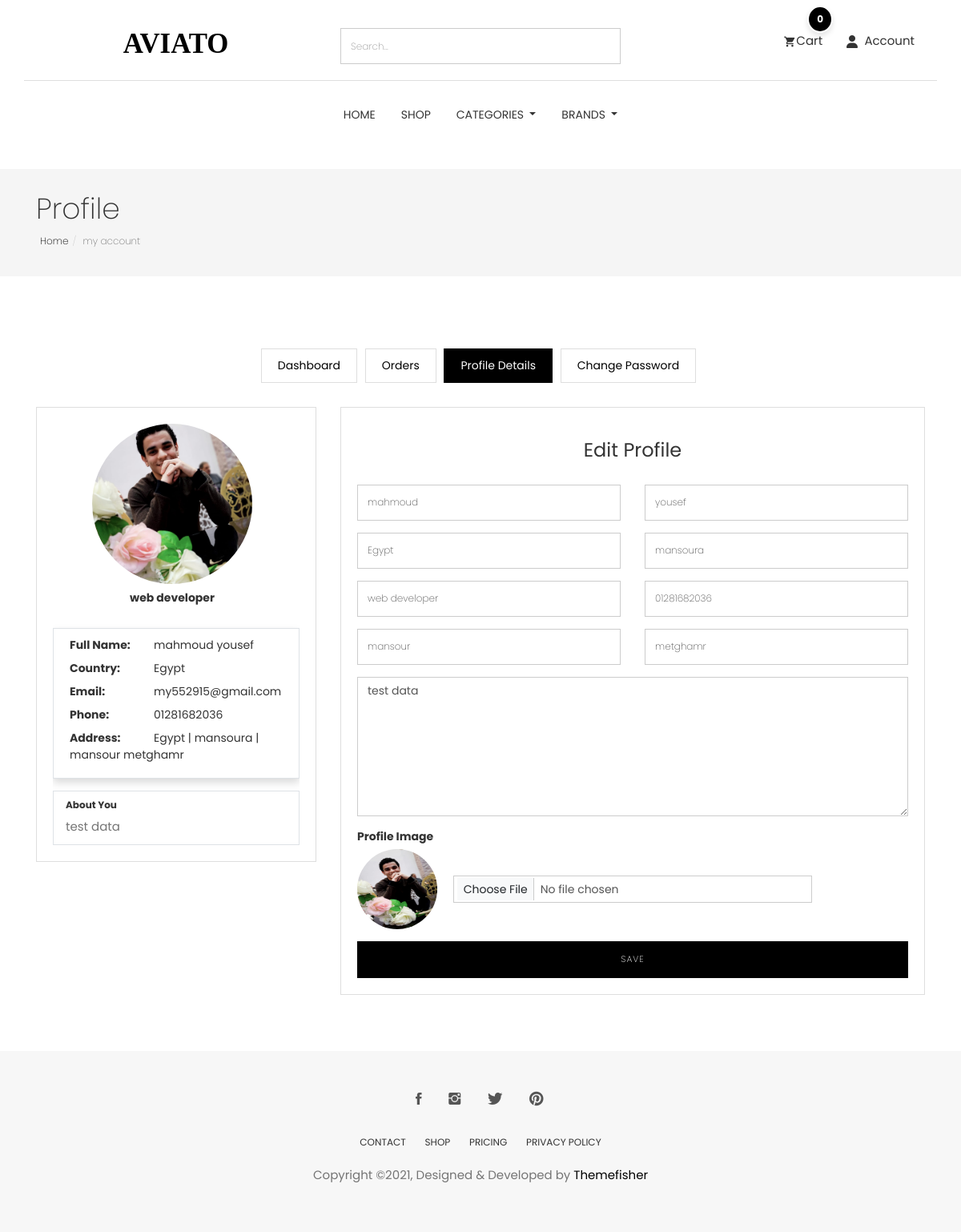
The app's page /accounts/profile/ (signed in), older data.
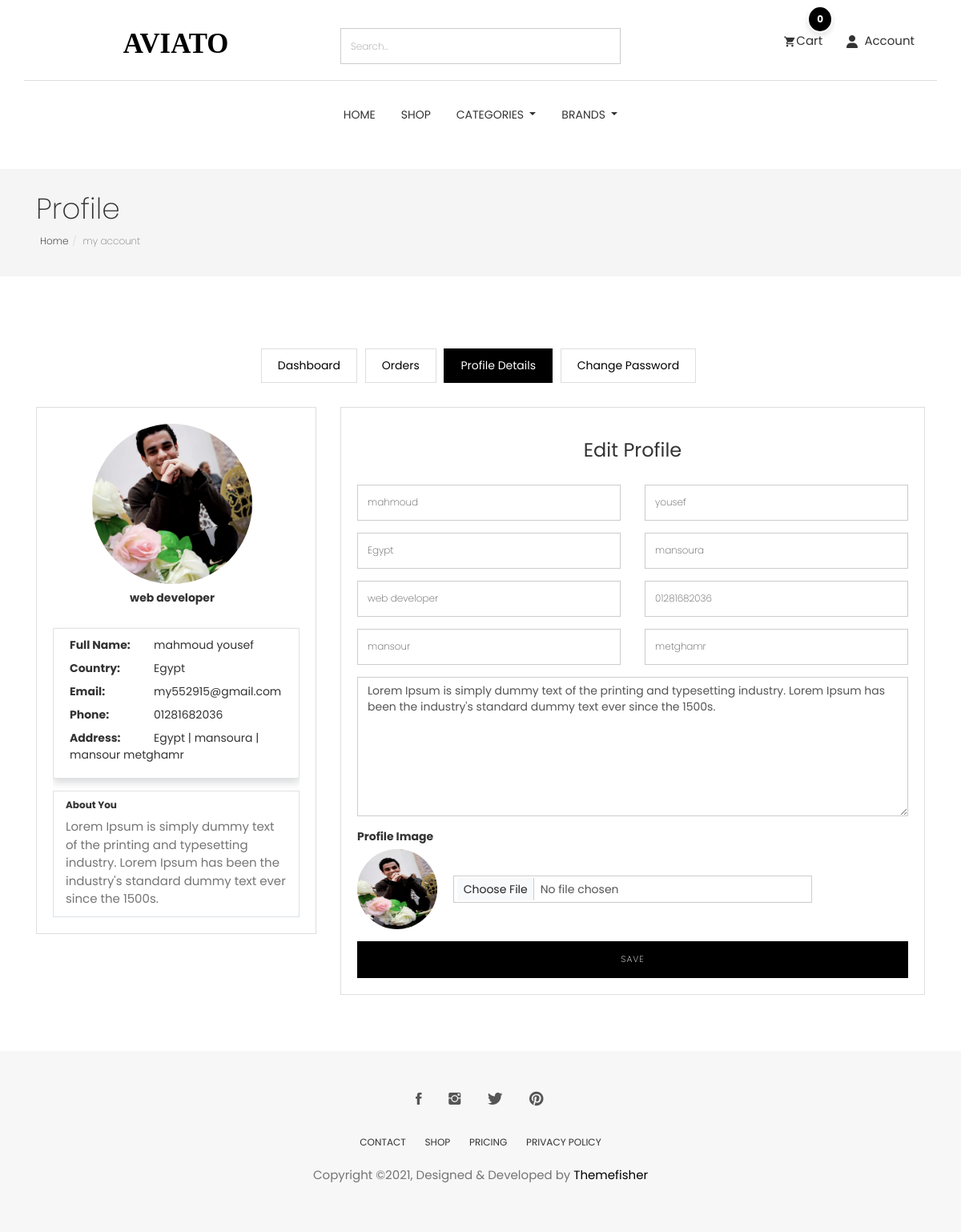
The same page, newer data.
### accounts/models.py (models this page shows, shortened)
class Profile(models.Model):
    user = models.OneToOneField(User,on_delete=models.CASCADE)
    image = models.ImageField(upload_to='users_images/',blank=True , null=True)
    about = models.TextField(max_length=4000 , blank=True , null=True)
    country = models.CharField(max_length=50 ,blank=True, null=True)
    address_line_1 = models.CharField( max_length=50 , blank=True , null=True)
    address_line_2 = models.CharField( max_length=50 , blank=True , null=True)
    headline = models.CharField(max_length=50 , blank=True, null=True)
    city = models.CharField(max_length=50 ,blank=True, null=True)
    @property
    def full_name(self):
        return f'{self.user.first_name} {self.user.last_name}'
    @property
    def full_address(self):
        return f"{self.country} | {self.city} | {self.address_line_1} {self.address_line_2}"

class User(AbstractBaseUser):
    first_name      = models.CharField(max_length=50)
    last_name       = models.CharField(max_length=50)
    username        = models.CharField(max_length=50, unique=True)
    email           = models.EmailField(max_length=100, unique=True)
    phone_number    = models.CharField(max_length=50)
    date_joined     = models.DateTimeField(auto_now_add=True)
    last_login      = models.DateTimeField(auto_now_add=True)
    is_admin        = models.BooleanField(default=False)
    is_staff        = models.BooleanField(default=False)
    is_active        = models.BooleanField(default=False)
    is_superadmin        = models.BooleanField(default=False)
    USERNAME_FIELD = 'email'
    REQUIRED_FIELDS = ['username', 'first_name', 'last_name']
    objects = MyAccountManager()

### accounts/views.py (the view)
# urls.py: path('profile/' , views.profile , name="profile" ),
@login_required(login_url='login')
def profile(request):
    profile = Profile.objects.get(user=request.user)
    if request.method == "POST":
        user_form = UserForm(request.POST, instance=request.user)
        profile_form = ProfileForm(request.POST, request.FILES, instance=profile)
        if user_form.is_valid() and profile_form.is_valid():
            user_form.save()
            profile_form.save()
            messages.success(request, 'Profile updated successfully')
            return redirect('profile')
        else:
            messages.error(request, 'Please correct the errors below.')
    else:
        user_form = UserForm(instance=request.user)
        profile_form = ProfileForm(instance=profile)
    return render(request, 'profile/profile.html', {
        'profile': profile,
        'user_form': user_form,
        'profile_form': profile_form
    })

### accounts/forms.py
class UserForm(forms.ModelForm):
    class Meta:
        model = User
        fields = ['first_name','last_name','phone_number']

class ProfileForm(forms.ModelForm):
    class Meta:
        model = Profile
        fields = ['image','country','city','headline','about','address_line_1','address_line_2']

### category/category_context.py (called while the page is built)
def nav_links(request):
    categories_nav = Category.objects.all()
    subcategories_nav = Subcategory.objects.all()
    brands_nav = Brand.objects.all()
    context = {
        'categories_nav':categories_nav,
        'brands_nav':brands_nav,
        'subcategories_nav':subcategories_nav,
    }
    return context

### category/models.py (called while the page is built)
    def get_url(self):
        return reverse('products_by_subcategory',args=[self.id])

### store/models.py (called while the page is built)
    def get_url(self):
        return reverse('products_by_brand',args=[self.id])

    def __str__(self):
        return self.name

### accounts/templates/profile/profile.html (shortened to what the changed rows need)
{% extends "base.html" %}
{% load static %}
{% block body %}
<section class="page-header">
    <div class="container">
        <div class="row">
            <div class="col-md-12">
                <div class="content">
                    <h1 class="page-name">Profile</h1>
                </div>
            </div>
        </div>
    </div>
</section>
<section class="user-dashboard page-wrapper">
    <div class="container">
        <div class="row">
            <div class="col-md-12">
                <div class="row">
                    <div class="col-md-4">
                        <div class="dashboard-wrapper dashboard-user-profile">
                            <div class="media">
                                <div class="pull-left text-center w-100  ">
                                    <img class="user-img"
                                        src="{% if profile.image %} {{profile.image.url}} {% endif %}"
                                        alt="Image">
                                    <h5 class=""><strong>{{profile.headline}}</strong></h5>
                                </div>
                                <div class="media-body">
                                    <ul class="user-profile-list border py-3 mb-4 shadow">
                                        <li><span>Full Name:</span>{{profile.full_name}}</li>
                                        <li><span>Country:</span>{{profile.country}}</li>
                                        <li><span>Email:</span>{{profile.user.email}}</li>
                                        <li><span>Phone:</span>{{profile.user.phone_number}}</li>
                                        <li><span>Address:</span>{{profile.full_address}}</li>
                                    </ul>
                                    <div class=" px-4 border">
                                        <h6 class="mt-3"><strong>About You</strong></h6>
                                        <p>{{profile.about}}</p>
                                    </div>
                                </div>
                            </div>
                        </div>
                    </div>
                    <div class="col-md-8">
                        <div class="dashboard-wrapper dashboard-user-profile">
                            <div class="media">
                                <div class="row mt-5">
                                    <div class="col-md-12 ">
                                        <div class="block text-center">
                                            <form class="text-left clearfix" method="POST" action="{% url 'profile' %}"
                                                enctype="multipart/form-data">
                                                <div class="row">
                                                    <div class="form-group col-md-6">
                                                        <input type="text" class="form-control" name="country"
                                                            value="{{ profile_form.country.value }}"
                                                            placeholder="Country">
                                                    </div>
                                                    <div class="form-group col-md-6">
                                                        <input type="text" class="form-control" name="city"
                                                            value="{{ profile_form.city.value }}" placeholder="City">
                                                    </div>
                                                </div>
                                                <div class="row">
                                                    <div class="form-group col-md-6">
                                                        <input type="text" class="form-control" name="headline"
                                                            value="{{ profile_form.headline.value }}"
                                                            placeholder="Headline">
                                                    </div>
                                                </div>
                                                <div class="row">
                                                    <div class="form-group col-md-6">
                                                        <input type="text" class="form-control" name="address_line_1"
                                                            value="{{ profile_form.address_line_1.value }}"
                                                            placeholder="Address Line 1">
                                                    </div>
                                                    <div class="form-group col-md-6">
                                                        <input type="text" class="form-control" name="address_line_2"
                                                            value="{{ profile_form.address_line_2.value }}"
                                                            placeholder="Address Line 2">
                                                    </div>
                                                </div>
                                                <div class="form-group">
                                                    <textarea rows="8" name="about" cols="50" class="form-control"
                                                        placeholder="About You">{{ profile_form.about.value }}</textarea>
                                                </div>
                                            </form>
                                        </div>
                                    </div>
                                </div>
                            </div>
                        </div>
                    </div>
                </div>
            </div>
        </div>
    </div>
</section>
{% endblock body %}

Row changes from the older to the newer data that the page shows:
changed Profile "web developer": about "test data" → "Lorem Ipsum is simply dummy text of the printing and typesetting industry. Lorem Ipsum has been the industry's standard dummy text ever since the 1500s."
